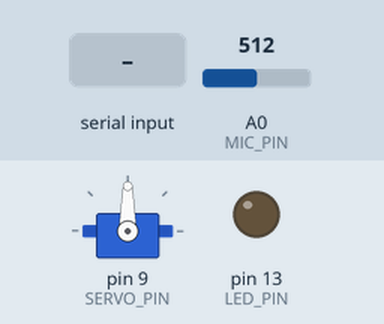
Simulated run of this sketch. Board: Arduino Uno, built with avr-gcc and run on an emulated ATmega328P. Shown: servo, output pins drawn as LEDs (lit = HIGH). The inputs (shaded band) are chosen by the test bench; at power-on: A0 (MIC_PIN) = 512. What the sketch prints to the serial monitor is not drawn.

Above: at 1.2 s.
1.3 s: "TALK\n" received over Serial
At 1.41 s:
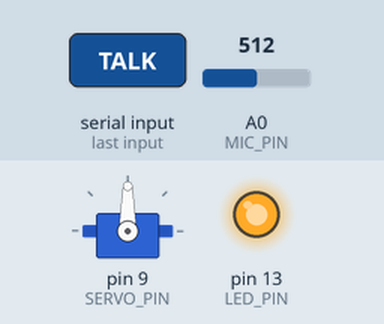
At 1.83 s:
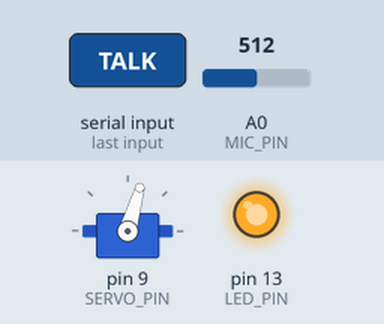
4.3 s: "LISTEN\n" received over Serial
At 5.7 s:
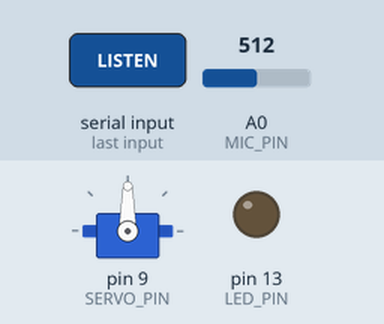
Timing chart, 0 to 7.3 s (numbered marks = the images above; inputs shaded):
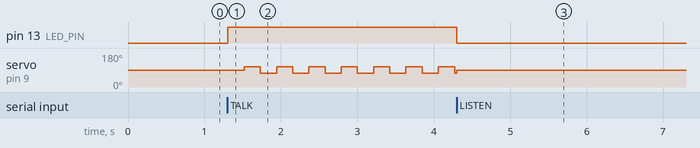

Measured:
- after the input at 1.3 s, pin 13 (LED_PIN): LOW → HIGH at once; servo on pin 9 (SERVO_PIN): alternates 108° for 0.21 s and 74° for 0.21 s, starting after 0.22 s
- after the input at 4.3 s, pin 13 (LED_PIN): HIGH → LOW at once

The sketch:

amudo_bot_v2.ino
```cpp
#include <Servo.h>

// MAX9814: OUT->A0, VDD->5V, GND->GND
// SG90: 신호->D9, 전원->외부 5V(+), 접지->외부 GND(-)
// Arduino GND와 외부 전원 GND는 공통 연결. 외부 +5V는 Arduino 5V에 직결하지 않음.
const int MIC_PIN = A0;
const int SERVO_PIN = 9;
const int LED_PIN = LED_BUILTIN;

// 현장에서 Serial의 LEVEL 값으로 조정할 것: 숫자는 예시일 뿐
const int SOUND_THRESHOLD = 5;
const unsigned long CONFIRM_MS = 120;  // 말 시작 후보 확인 시간
const unsigned long ALLOWED_GAP_MS = 120; // 짧은 음절 사이 무음 허용
const bool DEBUG_SOUND = false;       // 감도 보정 시 true

Servo head;
bool armed = false;
bool talking = false;
bool candidate = false;
int loudCount = 0;
unsigned long candidateStart = 0;
unsigned long lastLoudTime = 0;
unsigned long lastMove = 0;
unsigned long lastDebug = 0;
bool tilted = false;

int measurePeakToPeak() {
  int lowValue = 1023;
  int highValue = 0;
  unsigned long start = millis();
  while (millis() - start < 35) {
    int x = analogRead(MIC_PIN);
    if (x < lowValue) lowValue = x;
    if (x > highValue) highValue = x;
  }
  return highValue - lowValue;
}

void handleCommands() {
  if (!Serial.available()) return;
  String cmd = Serial.readStringUntil('\n');
  cmd.trim();
  if (cmd == "LISTEN") {
    armed = true;
    talking = false;
    candidate = false;
    loudCount = 0;
    head.write(90);
    digitalWrite(LED_PIN, LOW);
  } else if (cmd == "TALK") {
    talking = true;
    armed = false;
    candidate = false;
    lastMove = millis();
    digitalWrite(LED_PIN, HIGH);
  } else if (cmd == "STOP") {
    talking = false;
    armed = false;
    candidate = false;
    head.write(90);
    digitalWrite(LED_PIN, LOW);
  }
}

void setup() {
  pinMode(LED_PIN, OUTPUT);
  pinMode(MIC_PIN, INPUT);
  Serial.begin(115200);
  Serial.setTimeout(40);
  head.attach(SERVO_PIN);
  head.write(90);
  Serial.println("READY");
}

void loop() {
  handleCommands();
  if (talking) {
    if (millis() - lastMove >= 210) {
      tilted = !tilted;
      head.write(tilted ? 108 : 74);
      lastMove = millis();
    }
    delay(3);
    return;
  }
  if (!armed) {
    delay(8);
    return;
  }

  int level = measurePeakToPeak();
  unsigned long now = millis();
  if (DEBUG_SOUND && now - lastDebug >= 250) {
    Serial.print("LEVEL:");
    Serial.println(level);
    lastDebug = now;
  }
  if (level > SOUND_THRESHOLD) {
    if (!candidate) {
      candidate = true;
      candidateStart = now;
      loudCount = 0;
    }
    lastLoudTime = now;
    loudCount++;
  } else if (candidate && now - lastLoudTime > ALLOWED_GAP_MS) {
    candidate = false;
    loudCount = 0;
  }

  if (candidate && loudCount >= 3 && now - candidateStart >= CONFIRM_MS) {
    armed = false; // 연속 트리거 방지; PC가 LISTEN 보낼 때만 재활성화
    candidate = false;
    loudCount = 0;
    Serial.println("SPEECH");
  }
}
```
